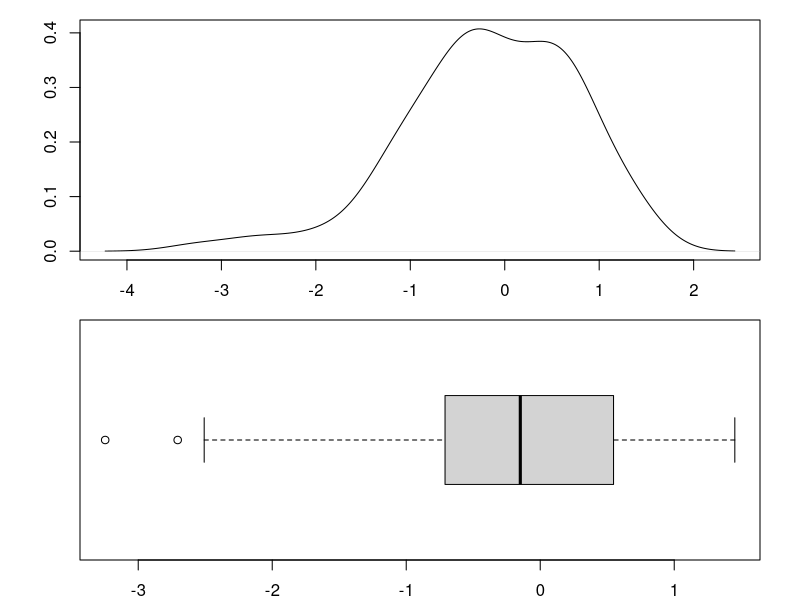

Here is the R script that generated this plot:
## ---- chunk 1
data=rnorm(100)
par(mfrow=c(2,1))
par(mar=c(2,4,1,2))
plot(density(data), main = "", ylab ="", xlab ="")
boxplot(data, horizontal = T)
par(mfrow=c(1,1))
mean_data = mean(data)
